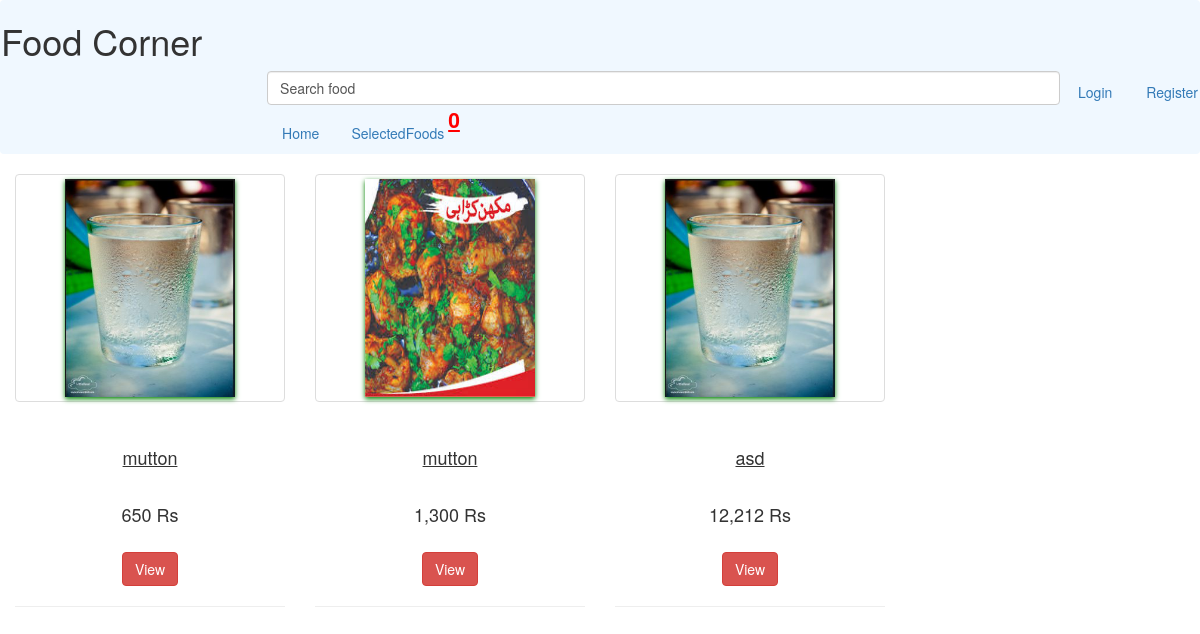
The page / on the database its author committed.
### tables this page shows
CREATE TABLE `foods` (
  `FID` int(11) NOT NULL,
  `FName` varchar(80) NOT NULL,
  `Price` int(8) NOT NULL,
  `Quantity` int(8) NOT NULL,
  `Picture` varchar(100) NOT NULL,
  `Details` varchar(150) NOT NULL
);

### index.php (the view, shortened to what this page needs)
<?php include_once"connect.php";?>
<?php include_once"header.php";
$user_role = @$_SESSION['type'];
 if($user_role == 'admin'){
 include_once "nav_admin.php";}
else{
   include_once "nav.php";
} ?>
   <?php
              $sql="select * from foods ";
              $result=mysqli_query($db,$sql);
              $num_row = mysqli_num_rows($result);
      if($num_row > 0){
        while($row = mysqli_fetch_assoc($result)){
            $id = $row['FID'];
$picture = $row['Picture'];
$names = $row['FName'];
$price = $row['Price'];
                     ?>
<div class="col-md-3 ">
<div class="product-chr-info chr">
<div class="thumbnail">
<a href="">
<img src="img/<?php echo $picture ?>" style="width:170px !important; height: 218px !important;box-shadow: 0 2px 5px green">
</a>
</div>
<div class="caption text-center" style="line-height: 1.2em !important">
<div class="matrlf-mid">
<br>
<h4 style="text-decoration: underline"><?php echo $names ?></h4><br>
<h4><?php echo number_format($price) . ' Rs'; ?></h4><br>
<a class='btn btn-danger' href="view_food?fid=<?php echo $id ?>">View</a>
<br><hr>
</div>
</div>
</div>
</div>
      <?php }}?>
<?php include_once"footer.php";?>

### header.php (shortened to what this page needs)
 <!DOCTYPE html>
<html lang="en">
  <head>
    <link href="css/bootstrap.min.css" rel="stylesheet">
  </head>
  <body  >
  <div class="navbar" style="background-color: aliceblue;"  >
      <header> <h1>Food Corner</h1></header>

### nav.php (shortened to what this page needs)
                     <ul class="nav nav-pills navbar-right">
                         <li > <form method="get" action="Search.php"> <input class='form-control' width="100" size="100"type="search" name="search" value="Search food" class="btn" > </form></li >
                       <?php
                                                     if(@$_SESSION['type']=='user'){
                                                             echo" <li><a href='#' class='btn'>{$_SESSION['username']}</a></li>";
                                                     }else{ echo" <li><a href='login.php' class='btn'>Login</a></li>"
                                                                  . " <li><a href='register.php' class='btn'>Register</a></li>";}
                                                              ?>
                         <br>
                                                      <li><a href="index.php" >Home</a></li>
                                                    <?php
$items=0;
?>
<li><a href="cart.php">SelectedFoods <sup style="color:red;font-weight:bold;text-decoration: underline;font-size:1.5em !important"><?php echo $items ?></sup></a></li>
                            </ul>
        </div>

### footer.php
	</body>
</html>

### rows shown on the page
foods: Picture (picture), FName "mutton", Price "650"
foods: Picture (picture), FName "mutton", Price "1,300"
foods: Picture (picture), FName "asd", Price "12,212"

### other values the page prints
$items "0"
